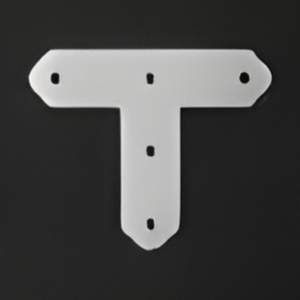
#> input picture image/new_data1.png, 300 x 300 px; its folder holds 3 pictures in this run
$ python template_dataset.py
#> lines starting #> are read from the running program, lines starting #| are printed output that depends on the picture
import cv2
import numpy as np
import os

def rotate_img(image, angle):
    # 画像の高さと幅
    h, w, c = image.shape[:3]
    h1, w1 = 84, 84

    center_x = (w - w1) // 2
    center_y = (h - h1) // 2
    cw = w // 2
    ch = h // 2
    center = (cw, ch)

    rot_matrix = cv2.getRotationMatrix2D(center, angle, 1.0)

    # [13 lines of commented-out code are left out]
    rotated = cv2.warpAffine(image, rot_matrix, (w, h), flags=cv2.INTER_LINEAR)
    rotated_trim = rotated[center_x:center_x + w1, center_y:center_y + h1]

    # [6 lines of commented-out code are left out]

    return rotated_trim

if __name__ == '__main__':
    path = '../new_dataset'
    os.makedirs(path, exist_ok=True)
    for j in range(1,4):
        os.makedirs(path+f'/new_data{j}/', exist_ok=True)
        #image = cv2.imread(f'new_dataset/w_black/black_0.png', 1)
        #image = cv2.resize(image, (200,200), interpolation=cv2.INTER_LINEAR)
        image = cv2.imread(f'../image/new_data{j}.png', 1)
#> image is the input picture: shape (300, 300, 3); mean B, G, R 70.9, 71.6, 71.6

        number = 360
        for i in range(0,number):
            angle = i * 1.0
            rotate_image = rotate_img(image, angle)
            cv2.imwrite(f'../new_dataset/new_data{j}/new_data_'+str(i) +'.png', rotate_image)
#> this loop made 360 passes
#> pass 1, in rotate_img, `rotated_trim = rotated[center_x:center_x + w1, center_y:center_y + h1]`:
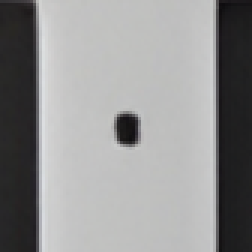
#> rotated_trim: shape (84, 84, 3) (shown 3 times larger); mean B, G, R 146.1, 146.1, 146.1
#> pass 2, in rotate_img (call 2), `rotated = cv2.warpAffine(image, rot_matrix, (w, h), flags=cv2.INTER_LI..`:
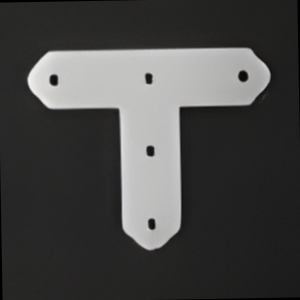
#> rotated: shape (300, 300, 3); mean B, G, R 70.6, 71.3, 71.3
#> pass 2, in rotate_img (call 2), `rotated_trim = rotated[center_x:center_x + w1, center_y:center_y + h1]`:
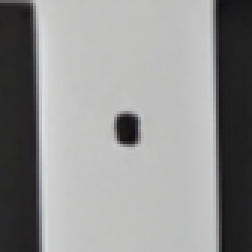
#> rotated_trim: shape (84, 84, 3) (shown 3 times larger); mean B, G, R 146.2, 146.2, 146.3
#> pass 3, in rotate_img (call 3), `rotated = cv2.warpAffine(image, rot_matrix, (w, h), flags=cv2.INTER_LI..`:
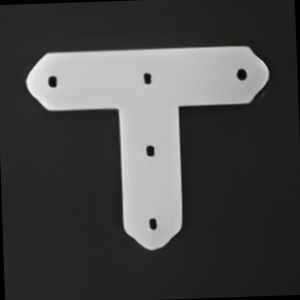
#> rotated: shape (300, 300, 3); mean B, G, R 70.4, 71, 71
#> pass 2 of the loop `for j in range(1,4):`:
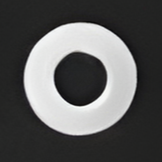
#> input picture image/new_data2.png, 162 x 162 px
#> image is the input picture: shape (162, 162, 3); mean B, G, R 90.3, 90.5, 90.3
#> the loop `for i in range(0,number):` made 360 passes
#> rot_matrix in rotate_img on passes 1 to 3: [[1, 0, 0], [0, 1, 0]], [[1, 0.0175, -1.4], [-0.0175, 1, 1.43]], [[0.999, 0.0349, -2.78], [-0.0349, 0.999, 2.88]]
#> pass 1, in rotate_img (call 361), `rotated_trim = rotated[center_x:center_x + w1, center_y:center_y + h1]`:
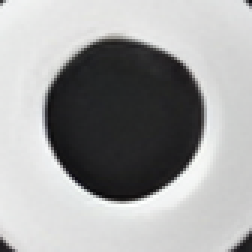
#> rotated_trim: shape (84, 84, 3) (shown 3 times larger); mean B, G, R 161.4, 161.3, 161
#> pass 3 of the loop `for j in range(1,4):`:
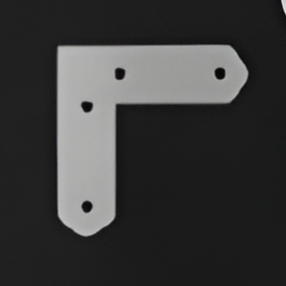
#> input picture image/new_data3.png, 286 x 286 px
#> image is the input picture: shape (286, 286, 3); mean B, G, R 58.1, 58.3, 58.1
#> the loop `for i in range(0,number):` made 360 passes
#> pass 1, in rotate_img (call 721), `rotated_trim = rotated[center_x:center_x + w1, center_y:center_y + h1]`:
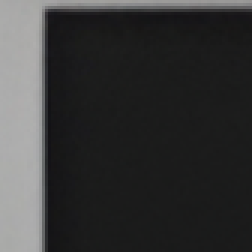
#> rotated_trim: shape (84, 84, 3) (shown 3 times larger); mean B, G, R 54.9, 54.9, 54.8
#> pass 3, in rotate_img (call 723), `rotated = cv2.warpAffine(image, rot_matrix, (w, h), flags=cv2.INTER_LI..`:
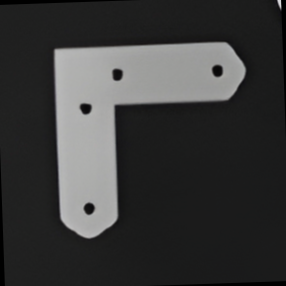
#> rotated: shape (286, 286, 3); mean B, G, R 57.6, 57.8, 57.6
